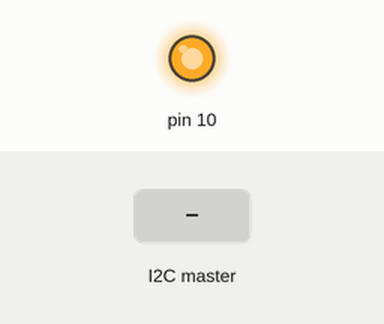
Recording of a sketch running on a simulated Arduino Uno, built with avr-gcc and run on an emulated ATmega328P. Shown: output pins drawn as LEDs (lit = HIGH). Dashed ring = blinking. The test bench sets the inputs (shaded band).

Above: at 0.1 s.
At 2.4 s:
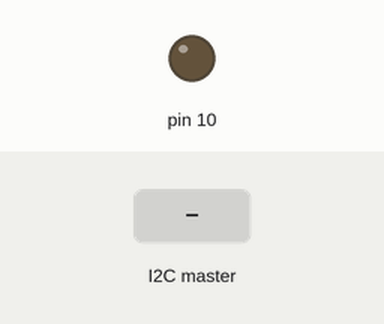
2.5 s: the I2C master sends the byte 1
At 2.75 s:
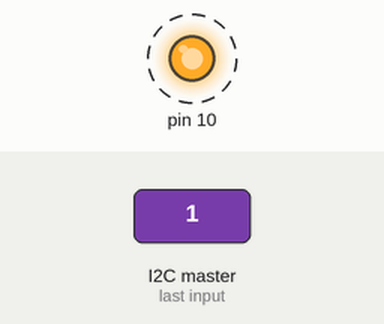
Timing chart, 0 to 5.5 s (numbered marks = the images above; inputs shaded):
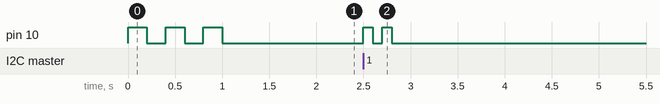

Measured:
- after the input at 2.5 s, pin 10: alternates HIGH for 0.10 s and LOW for 0.10 s, 4 changes in all, then stays LOW, starting at once

The sketch:

Display.ino
```cpp
#include <Wire.h>
//#include <Adafruit_GFX.h>
//#include "Adafruit_LEDBackpack.h"

int x = 0;
int y = 0;

int screenID = 9; //9 if screen 1, 10 if screen 2!

//Adafruit_7segment matrix = Adafruit_7segment(); //Initialize screen

void setup() {
  Wire.begin(screenID);
  Wire.onReceive(receiveEvent);
  //matrix.begin(0x70);
  //DisplayCode(0, 0, 0, 0);
  pinMode(10, OUTPUT);
  blinkL(3, 10, 200);
}

void blinkL(int iter, int led, int timeL){
  for (int i = 0; i < iter; i++){
    digitalWrite(led, HIGH);
    delay(timeL);
    digitalWrite(led, LOW);
    delay(timeL);
  }
}

void receiveEvent(int bytes) {
  x = Wire.read();
}

void loop() {
  //Check if new bytes have been recieved
  if (x == y){
    return;
  }

  blinkL(2, 10, 100);

  y = x;

  if (x == 0) {
    //DisplayCode(0, 0, 0, 0);
  }
  if (x == 1) {
    //DisplayCode(1, 2, 3, 4);
  }
}

  /*void DisplayCode(int num1, int num2, int num3, int num4){
    matrix.writeDigitNum(0, num1, false);
    matrix.writeDigitNum(1, num2, false);
    matrix.drawColon(false);
    matrix.writeDigitNum(3, num3, false);
    matrix.writeDigitNum(4, num4, false);
    matrix.writeDisplay();
  }*/
```
